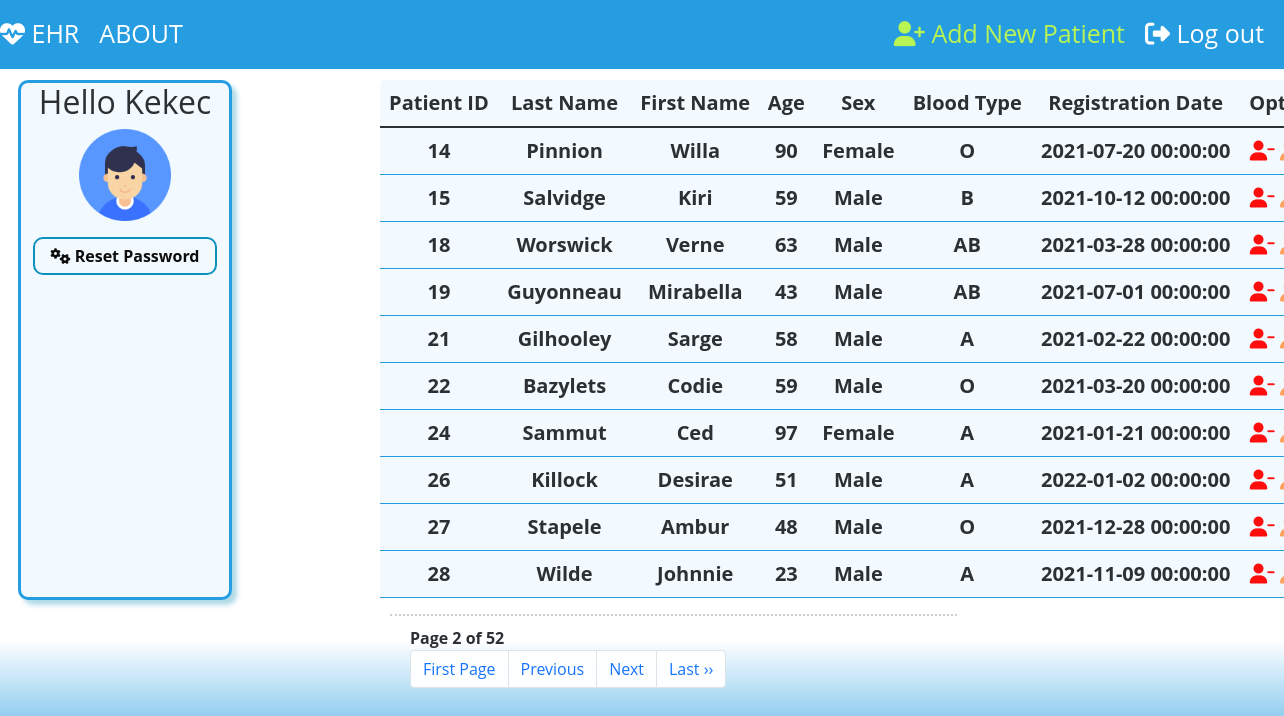
/Main.php?page_no=2 (signed in), run on the app's committed database.
### tables this page shows
CREATE TABLE `patients` (
  `patientID` int(11) NOT NULL,
  `lastName` varchar(255) DEFAULT NULL,
  `firstName` varchar(255) DEFAULT NULL,
  `age` int(11) DEFAULT NULL,
  `sex` varchar(255) DEFAULT NULL,
  `bloodType` varchar(255) DEFAULT NULL,
  `registrationDate` datetime DEFAULT NULL,
  `bloodPressure` varchar(255) DEFAULT NULL,
  `image` longblob DEFAULT NULL,
  `id` int(11) DEFAULT NULL
);

### Main.php (the view, shortened to what this page needs)
<!DOCTYPE html>
<html>
<head>
    <link href="https://cdn.jsdelivr.net/npm/bootstrap@5.1.3/dist/css/bootstrap.min.css" rel="stylesheet">
</head>
<body style="background-color:#fbfbff">
<nav>
  <ul class="nav-bar">
	  <li class="nav-bar_item"><a class="logo" href="Main.php"><i class="fas fa-heartbeat"></i> EHR</a></li>
	  <li class="nav-bar_item"><a class="logo" href="about.php">about</a></li>
  </ul>
	<ul class="nav-bar">
		<li class="nav-bar_item"><a href="create.php" style="color:#B5F44A"><i class="fas fa-user-plus" style="color:#B5F44A"></i> Add New Patient</a></li>
		<li class="nav-bar_item"><a href="logout.php"><i class="fas fa-sign-out-alt"></i> Log out</a></li>
	</ul>
</nav>
<div class="row">
<div class="col-2" style="background-color:#f3faff; height:520px; margin-left:30px; margin-top: 80px; margin-right:10px; border-style:solid; border-color:#1b98e0; box-shadow: 5px 5px 5px lightblue; border-radius:10px;position:fixed;">
  <h2 style="text-align: center;"> Hello <?php echo $_SESSION["username"];?> </h2>
  <p><img src="user_1.png" class="imgcenter"/></p>
  <button class="button button2"><b><a class ="card1" href="resetPassword.php"><i class="fas fa-cogs"></i> Reset Password</a></b></button><br>
</div>
<?php
  require_once "config.php";
  if (isset($_GET['page_no']) && $_GET['page_no']!="")
  {
    $page_no = $_GET['page_no'];
  }
  else
  {
    $page_no = 1;
  }
  $total_records_per_page = 10;
  $offset = ($page_no-1) * $total_records_per_page;
  $previous_page = $page_no - 1;
  $next_page = $page_no + 1;
  $result_count = mysqli_query(
    $link,
    "SELECT COUNT(*) As total_records FROM `patients` WHERE {$_SESSION['id']} = id"
    );
    $total_records = mysqli_fetch_array($result_count);
    $total_records = $total_records['total_records'];
    $total_no_of_pages = ceil($total_records / $total_records_per_page);
  $sql = "SELECT * FROM patients WHERE {$_SESSION['id']} = id  LIMIT $offset, $total_records_per_page";
  if($result = mysqli_query($link,$sql))
  {
    if(mysqli_num_rows($result) >= 0)
    {
      echo "<br>";
      echo "<div id='table'class='col-9' style='max-width: 85%'; 'overflow-y = auto';>";
      echo '<table class = "table rounded-3 text-center table-responsive table-rounded  table-hover" style="background-color: #f3faff; margin-top: 80px; border-color:#1b98e0; font-size: 20px; font-weight: bold; margin-left: 380px;">';
        echo '<thead>';
            echo '<tr>';
            echo '<th>Patient ID</th>';
            echo '<th>Last Name</th>';
            echo '<th>First Name</th>';
            echo '<th>Age</th>';
            echo '<th>Sex</th>';
            echo '<th>Blood Type</th>';
            echo '<th>Registration Date</th>';
            echo '<th>Options</th>';
          echo '</tr>';
          echo '</thead>';
          echo '<tbody>';
          echo '</div>';
            while($row = mysqli_fetch_array($result))
            {
              echo '<tr class="table-row" data-href="read.php?patientID='. $row['patientID'] .'" style="text-align: center; vertical-align: middle;">';
                echo '<td>' . $row['patientID'] . '</td>';
                echo '<td>' . $row['lastName'] . '</td>';
                echo '<td>' . $row['firstName'] . '</td>';
                echo '<td>' . $row['age'] . '</td>';
                echo '<td>' . $row['sex'] . '</td>';
                echo '<td>' . $row['bloodType'] . '</td>';
                echo '<td>' . $row['registrationDate'] . '</td>';
                echo '<td><a href="delete.php?patientID='. $row['patientID'].'"><i class="fas fa-user-minus" title="Delete patient record" style="color:red"></i></a> <a href="update.php?patientID='. $row['patientID'] .'"><i class="fas fa-user-edit" title=" Update patient record"style="color:#FF9B54"></i></a> <a href="read.php?patientID='. $row['patientID'] .'"><i class=" fas fa-solid fa-book-medical" title="Read patient record"></i></a></td>';
              echo '</tr>';
            }
    }
  }
?>
<div style='padding: 10px 20px 0px; border-top: dotted 2px #CCC; margin-left:390px; max-width:74%;'>
    <strong>Page <?php echo $page_no." of ".$total_no_of_pages; ?></strong>
<ul class="pagination">
<?php if($page_no > 1){
echo "<li class='page-item'><a class='page-link' href='?page_no=1'>First Page</a></li>";
} ?>
<li class='page-item' <?php if($page_no <= 1){ echo "class='disabled'"; } ?>>
<a class='page-link'<?php if($page_no > 1){
echo "href='?page_no=$previous_page'";
} ?>>Previous</a>
</li>
<li class='page-item'<?php if($page_no >= $total_no_of_pages){
echo "class='disabled'";
} ?>>
<a class='page-link'<?php if($page_no < $total_no_of_pages) {
echo "href='?page_no=$next_page'";
} ?>>Next</a>
</li>
<?php if($page_no < $total_no_of_pages){
echo "<li class='page-item'><a class='page-link' href='?page_no=$total_no_of_pages'>Last &rsaquo;&rsaquo;</a></li>";
} ?>
</ul>
</div>
</body>
</html>

### data on the page
patients: patientID "14", lastName "Pinnion", firstName "Willa", age "90", sex "Female", bloodType "O", registrationDate "2021-07-20 00:00:00"
patients: patientID "15", lastName "Salvidge", firstName "Kiri", age "59", sex "Male", bloodType "B", registrationDate "2021-10-12 00:00:00"
patients: patientID "18", lastName "Worswick", firstName "Verne", age "63", sex "Male", bloodType "AB", registrationDate "2021-03-28 00:00:00"
patients: patientID "19", lastName "Guyonneau", firstName "Mirabella", age "43", sex "Male", bloodType "AB", registrationDate "2021-07-01 00:00:00"
patients: patientID "21", lastName "Gilhooley", firstName "Sarge", age "58", sex "Male", bloodType "A", registrationDate "2021-02-22 00:00:00"
patients: patientID "22", lastName "Bazylets", firstName "Codie", age "59", sex "Male", bloodType "O", registrationDate "2021-03-20 00:00:00"
patients: patientID "24", lastName "Sammut", firstName "Ced", age "97", sex "Female", bloodType "A", registrationDate "2021-01-21 00:00:00"
patients: patientID "26", lastName "Killock", firstName "Desirae", age "51", sex "Male", bloodType "A", registrationDate "2022-01-02 00:00:00"
patients: patientID "27", lastName "Stapele", firstName "Ambur", age "48", sex "Male", bloodType "O", registrationDate "2021-12-28 00:00:00"
patients: patientID "28", lastName "Wilde", firstName "Johnnie", age "23", sex "Male", bloodType "A", registrationDate "2021-11-09 00:00:00"

### other printed values
$_SESSION["username"] "Kekec"
$page_no "2"
$total_no_of_pages "52"
